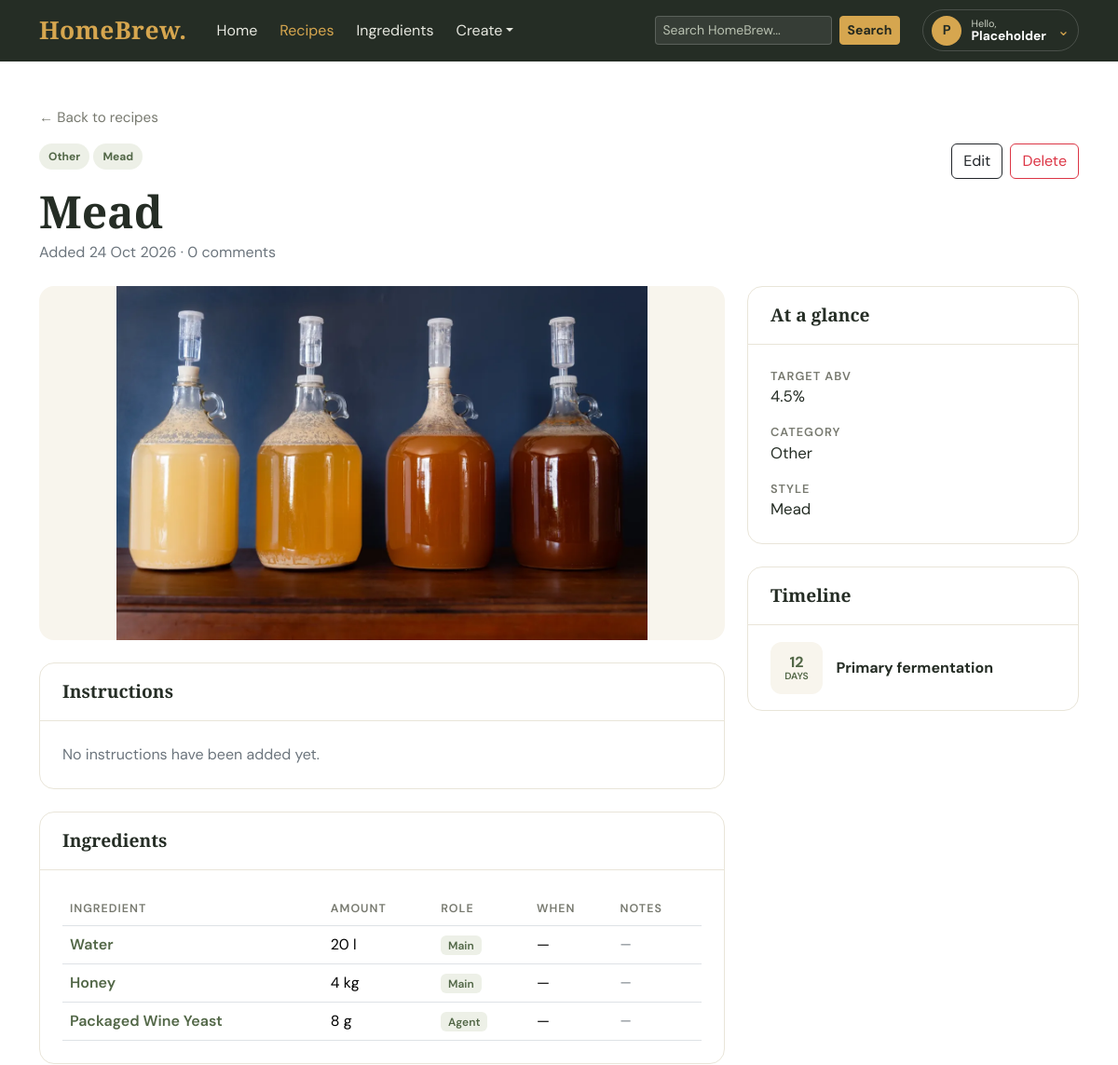
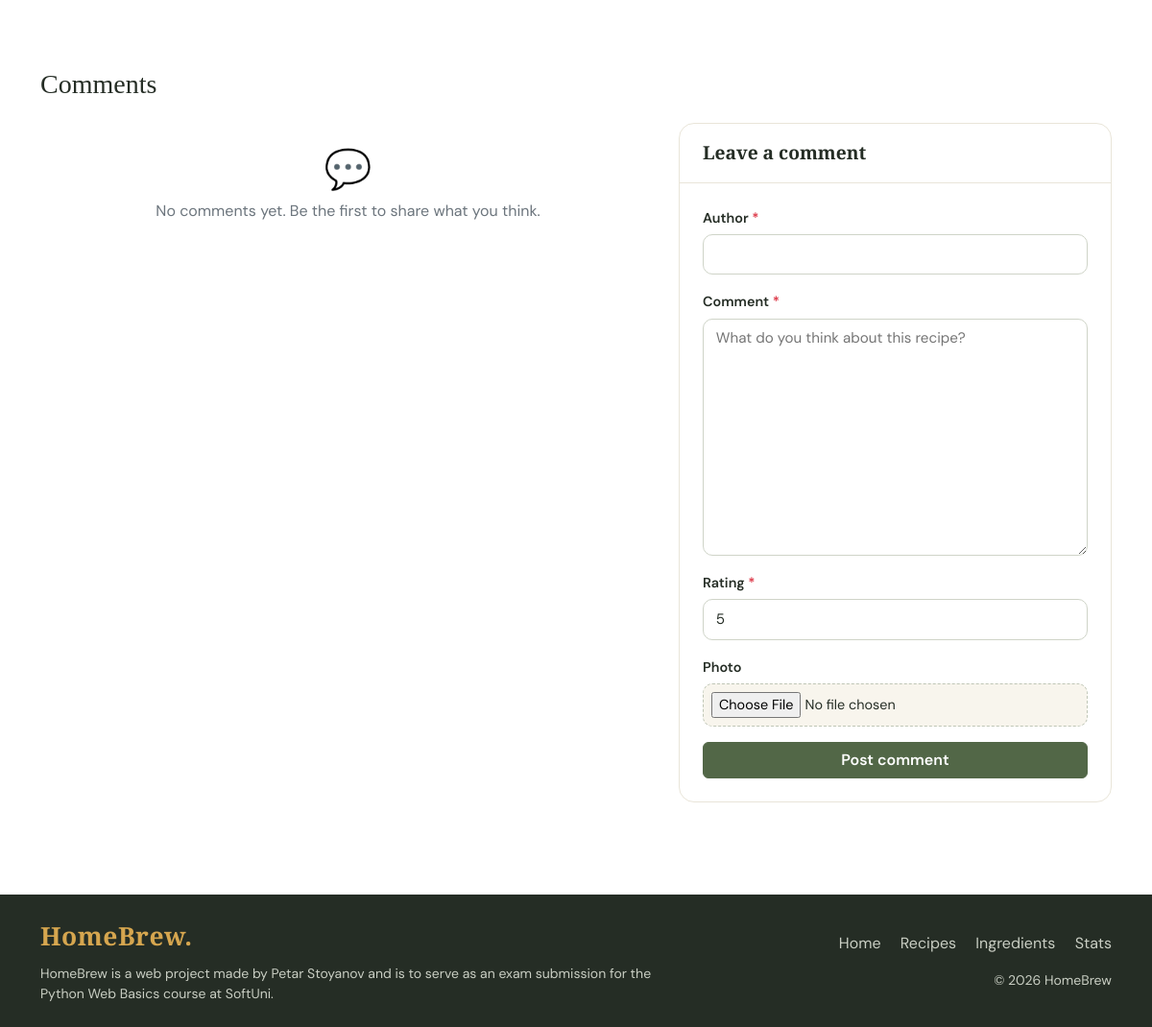
/recipes/6/, run on the app's committed database (2 pictures, top to bottom).
### recipes/models.py (models this page shows, shortened)
class Recipe(TimestampMixin):
    class CategoryChoices(models.TextChoices):
        BEER = "Beer", "Beer"
        WINE = "Wine", "Wine"
        OTHER = "Other", "Other"
    class StyleChoices(models.TextChoices):
        LAGER = "Lager", "Lager"
        ALE = "Ale", "Ale"
        SOUR = "Sour", "Sour"
        RED = "Red", "Red"
        WHITE = "White", "White"
        ROSE = "Rose", "Rose"
        SPARKLING = "Sparkling", "Sparkling"
        MEAD = "Mead", "Mead"
        CIDER = "Cider", "Cider"
        KOMBUCHA = "Kombucha", "Kombucha"
        GINGER_BEER = "Ginger Beer", "Ginger Beer"
        OTHER = "Other", "Other"
    title = models.CharField(max_length=100)
    category = models.CharField(max_length=5, choices=CategoryChoices.choices)
    style = models.CharField(max_length=15, choices=StyleChoices.choices)
    description = models.TextField(blank=True, null=True)
    photo = models.ImageField(upload_to="recipes/", blank=True, null=True)
    primary_fermentation_days = models.PositiveIntegerField(default=0)
    secondary_fermentation_days = models.PositiveIntegerField(blank=True, null=True)
    aging_days = models.PositiveIntegerField(blank=True, null=True)
    target_abv = models.DecimalField(max_digits=3, decimal_places=1, validators=[validate_positive])
    ingredients = models.ManyToManyField('catalog.Ingredient', through='RecipeIngredient', related_name='recipes')

class RecipeIngredient(models.Model):
    class RoleChoices(models.TextChoices):
        MAIN = "Main", "Main"
        SECONDARY = "Secondary", "Secondary"
        AGENT = "Agent", "Agent"
    class UnitChoices(models.TextChoices):
        GRAMS = "g", "g"
        KILOGRAMS = "kg", "kg"
        LITERS = "l", "l"
        MILLILITERS = "ml", "ml"
    recipe = models.ForeignKey("Recipe", on_delete=models.CASCADE)
    ingredient = models.ForeignKey('catalog.Ingredient', on_delete=models.PROTECT)
    role = models.CharField(max_length=10, choices=RoleChoices.choices)
    quantity = models.DecimalField(max_digits=6, decimal_places=2, validators=[validate_positive])
    unit = models.CharField(max_length=5, choices=UnitChoices.choices)
    stage = models.CharField(max_length=30, blank=True, null=True)
    notes = models.CharField(max_length= 60, blank=True, null=True)

### catalog/models.py (models this page shows, shortened)
class Ingredient(TimestampMixin):
    class CategoryChoices(models.TextChoices):
        BASE = "Base", "Base ingredient"
        FLAVOURING = "Flavouring", "Flavouring"
        FERMENTABLE = "Fermentable", "Fermentable"
        FERMENTATION_AGENT = "Fermentation Agent", "Fermentation agent"
        ADDITIVE = "Additive", "Additive"
        CLARIFYING_AGENT = "Clarifying Agent", "Clarifying agent"
    name = models.CharField(max_length=50)
    categories = models.JSONField(default=list)
    description = models.TextField(blank=True, null=True)

### recipes/views.py (the view, shortened to what this page needs)
# urls.py: path('', RecipeDetailView.as_view(), name='recipe-details'),
class RecipeDetailView(DetailView):
    model = Recipe
    template_name = 'recipes/recipe-details.html'
    context_object_name = 'recipe'
    def get_queryset(self):
        return Recipe.objects.filter(pk=self.kwargs['pk']).prefetch_related('comments')
    def get_context_data(self, **kwargs):
        context = super().get_context_data(**kwargs)
        if 'comment_form' not in context:
            context['comment_form'] = CommentForm()
        return context

### common/forms.py
class CommentForm(forms.ModelForm):
    class Meta:
        model = RecipeComment
        exclude = ['recipe', 'created_at', 'updated_at']
        widgets = {'comment': forms.Textarea(attrs={'placeholder': 'What do you think about this recipe?'})}

### templates/recipes/recipe-details.html (shortened to what this page needs)
{% extends 'base.html' %}
{% block content %}
<div class="container py-5">
    <a href="{% url 'recipes:recipe-list' %}" class="back-link">&larr; Back to recipes</a>
    <div class="d-flex flex-column flex-md-row justify-content-between align-items-md-start gap-3 mt-3 mb-4">
        <div>
            <span class="recipe-tag">{{ recipe.category }}</span>
            <span class="recipe-tag">{{ recipe.style }}</span>
            <h1 class="display-5 fw-bold mt-3 mb-1">{{ recipe.title }}</h1>
            <p class="text-secondary mb-0">
                Added {{ recipe.created_at|date:"d M Y" }}
                &middot; {{ recipe.comments.all|length }} comment{{ recipe.comments.all|length|pluralize }}
            </p>
        </div>
        <div class="d-flex gap-2">
            <a href="{% url 'recipes:recipe-edit' recipe.pk %}" class="btn btn-outline-dark">Edit</a>
            <a href="{% url 'recipes:recipe-delete' recipe.pk %}" class="btn btn-outline-danger">Delete</a>
        </div>
    </div>
    <div class="row g-4">
        <div class="col-lg-8">
            {% if recipe.photo %}
                <img src="{{ recipe.photo.url }}" alt="{{ recipe.title }}" class="detail-photo mb-4">
            {% endif %}
            <div class="hb-panel mb-4">
                <div class="hb-panel-header">Instructions</div>
                <div class="hb-panel-body">
                    {% if recipe.description %}
                        {{ recipe.description|linebreaks }}
                    {% else %}
                        <p class="text-secondary mb-0">No instructions have been added yet.</p>
                    {% endif %}
                </div>
            </div>
            <div class="hb-panel mb-4">
                <div class="hb-panel-header">Ingredients</div>
                <div class="hb-panel-body">
                    {% if recipe.recipeingredient_set.all %}
                        <div class="table-responsive">
                            <table class="table ingredient-table align-middle mb-0">
                                <thead>
                                <tr>
                                    <th>Ingredient</th>
                                    <th>Amount</th>
                                    <th>Role</th>
                                    <th>When</th>
                                    <th>Notes</th>
                                </tr>
                                </thead>
                                <tbody>
                                {% for item in recipe.recipeingredient_set.all %}
                                    <tr>
                                        <td class="fw-semibold">
                                            <a href="{% url 'catalog:ingredient-details' item.ingredient.pk %}"
                                               class="text-decoration-none">{{ item.ingredient.name }}</a>
                                        </td>
                                        <td>{{ item.quantity|floatformat:"-2" }} {{ item.unit }}</td>
                                        <td><span class="badge role-badge">{{ item.role }}</span></td>
                                        <td>{{ item.stage|default:"—" }}</td>
                                        <td class="text-secondary small">{{ item.notes|default:"—" }}</td>
                                    </tr>
                                {% endfor %}
                                </tbody>
                            </table>
                        </div>
                    {% else %}
                        <p class="text-secondary mb-0">
                            No ingredients listed yet.
                            <a href="{% url 'recipes:recipe-edit' recipe.pk %}">Add some</a>.
                        </p>
                    {% endif %}
                </div>
            </div>
        </div>
        <div class="col-lg-4">
            <div class="hb-panel mb-4">
                <div class="hb-panel-header">At a glance</div>
                <div class="hb-panel-body">
                    <dl class="fact-list mb-0">
                        <dt>Target ABV</dt>
                        <dd>{{ recipe.target_abv }}%</dd>
                        <dt>Category</dt>
                        <dd>{{ recipe.category }}</dd>
                        <dt>Style</dt>
                        <dd class="mb-0">{{ recipe.style }}</dd>
                    </dl>
                </div>
            </div>
            <div class="hb-panel mb-4">
                <div class="hb-panel-header">Timeline</div>
                <div class="hb-panel-body py-2">
                    <div class="stage-step">
                        <div class="stage-days">{{ recipe.primary_fermentation_days }}<small>day{{ recipe.primary_fermentation_days|pluralize }}</small></div>
                        <div><strong>Primary fermentation</strong></div>
                    </div>
                </div>
            </div>
        </div>
    </div>
    <section class="mt-5" id="comments">
        <h2 class="h3 mb-4">Comments</h2>
        <div class="row g-4">
            <div class="col-lg-7">
                {% for comment in recipe.comments.all %}
                    <div class="comment-card mb-3">
                        <div class="d-flex justify-content-between align-items-start gap-2">
                            <div>
                                <strong>{{ comment.author }}</strong>
                                <span class="rating ms-2">★ {{ comment.rating }}/5</span>
                                <div class="small text-secondary">
                                    {{ comment.created_at|timesince }} ago
                                </div>
                            </div>
                            <div class="d-flex gap-2 small">
                                <a href="{% url 'recipes:recipe-comment-edit' recipe.pk comment.pk %}">Edit</a>
                                <a href="{% url 'recipes:recipe-comment-delete' recipe.pk comment.pk %}"
                                   class="text-danger">Delete</a>
                            </div>
                        </div>
                        <p class="mt-3 mb-0">{{ comment.comment|linebreaksbr }}</p>
                        {% if comment.photo %}
                            <img src="{{ comment.photo.url }}" alt="Photo from {{ comment.author }}"
                                 class="comment-photo mt-3">
                        {% endif %}
                    </div>
                {% empty %}
                    <div class="text-center text-secondary py-4">
                        <div class="display-6 mb-2">💬</div>
                        No comments yet. Be the first to share what you think.
                    </div>
                {% endfor %}
            </div>
            <div class="col-lg-5">
                <form method="post" enctype="multipart/form-data"
                      action="{% url 'recipes:recipe-details' recipe.pk %}"
                      class="hb-form hb-panel">
                    <div class="hb-panel-header">Leave a comment</div>
                    <div class="hb-panel-body">
                        {% include 'partials/_form_fields.html' with form=comment_form %}
                        <button type="submit" class="btn btn-brew-green w-100">Post comment</button>
                    </div>
                </form>
            </div>
        </div>
    </section>
</div>
{% endblock %}

### static/css/style.css (style rules this page uses)
:root { --brew-dark: #252d25; --brew-green: #526747; --brew-gold: #d6a64f; --brew-cream: #f8f5ed; --brew-muted: #77796f; --brew-line: #e9e5d9; --brew-danger: #b3261e; }
body { font-family: 'DM Sans', sans-serif; color: var(--brew-dark); background: #fff; display: flex; flex-direction: column; min-height: 100vh; }
h1, h2, h3, .brand { font-family: 'Playfair Display', serif; }
a { color: var(--brew-green); }
.btn-brew-green { background: var(--brew-green); color: #fff; border: 1px solid var(--brew-green); font-weight: 600; }
.back-link { color: var(--brew-muted); text-decoration: none; font-size: 0.95rem; }
.recipe-tag { display: inline-block; background: #edf0e7; color: var(--brew-green); padding: 5px 10px; border-radius: 50px; font-size: 0.75rem; font-weight: 700; }
.hb-panel { background: #fff; border: 1px solid var(--brew-line); border-radius: 16px; }
.hb-panel-header { border-bottom: 1px solid var(--brew-line); padding: 1rem 1.5rem; font-family: 'Playfair Display', serif; font-size: 1.2rem; font-weight: 600; }
.hb-panel-body { padding: 1.5rem; }
.fact-list dt { color: var(--brew-muted); font-size: 0.8rem; text-transform: uppercase; letter-spacing: 1px; font-weight: 600; }
.fact-list dd { font-size: 1.05rem; margin-bottom: 1rem; }
.detail-photo { width: 100%; max-height: 380px; object-fit: contain; background: var(--brew-cream); border-radius: 16px; }
.stage-step { display: flex; align-items: center; gap: 0.9rem; padding: 0.6rem 0; }
.stage-days { min-width: 56px; height: 56px; border-radius: 12px; background: var(--brew-cream); color: var(--brew-green); display: flex; flex-direction: column; align-items: center; justify-content: center; font-weight: 700; line-height: 1.1; }
.stage-days small { font-size: 0.65rem; font-weight: 600; text-transform: uppercase; }
.ingredient-table th { color: var(--brew-muted); font-size: 0.78rem; text-transform: uppercase; letter-spacing: 1px; font-weight: 600; }
.role-badge { background: #edf0e7; color: var(--brew-green); font-weight: 600; }
.hb-form input:not([type=checkbox]):not([type=radio]):not([type=file]):not([type=hidden]), .hb-form select, .hb-form textarea { display: block; width: 100%; padding: 0.55rem 0.8rem; font-size: 0.95rem; color: var(--brew-dark); background-color: #fff; border: 1px solid #cfd4c8; border-radius: 10px; transition: border-color 0.15s, box-shadow 0.15s; }
.hb-form textarea { min-height: 130px; }
.hb-form input[type=file] { display: block; width: 100%; padding: 0.5rem; background: var(--brew-cream); border: 1px dashed #bfc6b6; border-radius: 10px; font-size: 0.9rem; }

### data on the page
Recipe: category "Other", style "Mead", title "Mead", created_at "24 Oct 2026", comments.all|length "0", photo (picture), target_abv "4.5", primary_fermentation_days "12"
RecipeIngredient: ingredient.name "Water", quantity "20", unit "l", role "Main", stage "—", notes "—"
RecipeIngredient: ingredient.name "Honey", quantity "4", unit "kg", role "Main", stage "—", notes "—"
RecipeIngredient: ingredient.name "Packaged Wine Yeast", quantity "8", unit "g", role "Agent", stage "—", notes "—"

### other printed values
{{ field.label }} "Author" "Comment" "Rating" "Photo"
